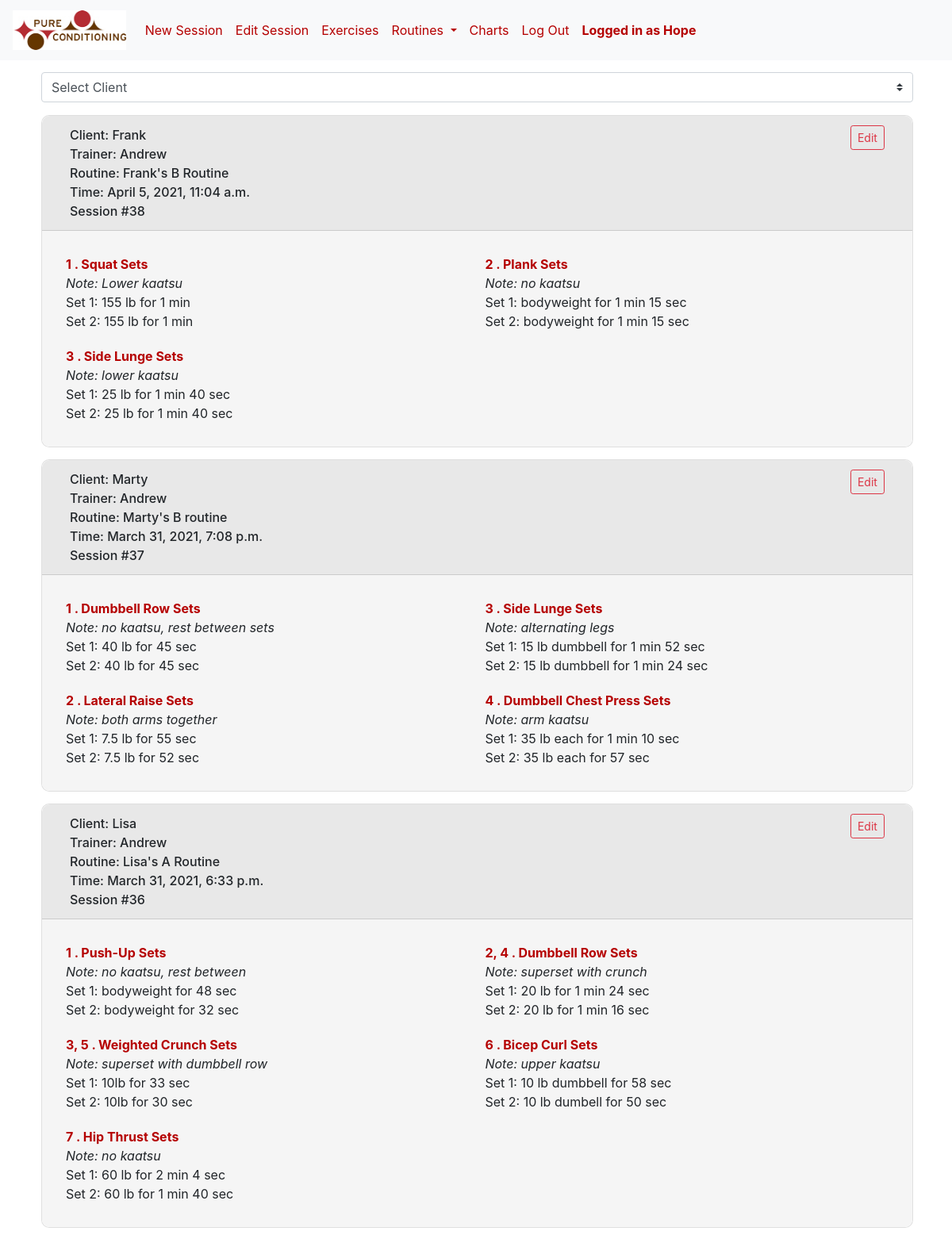
/charts (signed in, upper part), run on the app's committed database.
### train/models.py (models this page shows, shortened)
class User(AbstractUser):
    user_choices = [('CL', 'client'), ('TR', 'trainer'), ('AD', 'admin')]
    def __str__(self):
        return f"{self.first_name}"

class Session(models.Model):
    routine = models.ForeignKey("Routine", on_delete=models.PROTECT, related_name="sessions",
                                limit_choices_to={'archived': 'False'})
    timestamp = models.DateTimeField(auto_now_add=True)
    trainer = models.ForeignKey("User", on_delete=models.SET_NULL, null=True,
                                limit_choices_to={'is_staff': 'True', 'is_superuser': 'False'})

class Routine(models.Model):
    name = models.CharField(max_length=20, verbose_name='Routine Name')
    startdate = models.DateField(auto_now_add=True)
    client = models.ForeignKey("User", on_delete=models.CASCADE, related_name="routines",
                              limit_choices_to={'is_staff': 'False'})
    exercises = models.ManyToManyField("Exercise", related_name="routines")
    archived = models.BooleanField(default=False)
    def __str__(self):
        return f"{self.client.first_name}'s {self.name}"

class Setgroup(models.Model):
    exercise = models.ForeignKey("Exercise", on_delete=models.PROTECT, related_name="setgroups")
    session = models.ForeignKey("Session", on_delete=models.CASCADE, related_name="setgroups")
    note = models.CharField(max_length=50, blank=True, null=True)
    order = models.CharField(max_length=10, blank=True, null=True)
    def __str__(self):
        return f"{self.exercise.name} Sets"

class Exercise(models.Model):
    body_choices = [
        ('LE', 'Legs'),
        ('AR', 'Arms'),
        ('BA', 'Back'),
        ('CH', 'Chest'),
        ('SH', 'Shoulders'),
        ('CO', 'Core'),
        ('OT', 'Other')
    ]
    name = models.CharField(max_length=40, unique=True)
    body_part = models.CharField(max_length=2, choices=body_choices)

class Set(models.Model):
    num_choices = [
        (1, "1"),
        (2, "2"),
        (3, "3"),
        (4, "4"),
        (5, "5")
    ]
    setgroup = models.ForeignKey("Setgroup", on_delete=models.CASCADE, related_name="sets")
    setnum = models.IntegerField(choices=num_choices, verbose_name='Set')
    weight = models.CharField(max_length=20)
    time = models.CharField(max_length=15)

### train/views.py (the view, shortened to what this page needs)
# urls.py: path("charts", views.charts, name="charts"),
@staff_member_required(login_url="/login")
def charts(request, pnum=1):
    users = User.objects.filter(is_staff=False)
    if 'pnum' in request.GET:
        pnum = int(request.GET['pnum'])
    sessions = Session.objects.all().order_by('-pk')
    data = pagehelper(sessions, pnum)
    return render(request, "train/charts.html", {
            'users': users,
            'data': data
        })

### train/views.py (called while the page is built)
def pagehelper(queryset, pnum):
    paginator = Paginator(queryset, 5)
    sessions = paginator.get_page(pnum) # this particular list of 10 posts
    return {
        "sessions": sessions,
        "pnum": pnum,
        "prev_page": pnum - 1,
        "next_page": pnum + 1,
        "has_next": sessions.has_next()
    }

### train/templates/train/charts.html (shortened to what this page needs)
{% extends "train/layout.html" %}
{% load static %}
{% block body %}
    <div class="container">
        <div class="container select-box">
            <form url="{% url 'charts' %}" id="select-form">
                <div class="form-group row">
                    <select class="custom-select" id="client-select" name="client">
                        <option selected="true" disabled>Select Client</option>
                    </select>
                </div>
            </form>
        </div>
    {% include "train/charttemplate.html" %}
    </div>
{% endblock %}

### train/templates/train/layout.html (shortened to what this page needs)
{% load static %}
<!DOCTYPE html>
<html lang="en">
    <head>
        <link rel="stylesheet" href="https://stackpath.bootstrapcdn.com/bootstrap/4.4.1/css/bootstrap.min.css">
        <link rel="stylesheet" href="{% static 'train/styles.css' %}">
    </head>
    <body>
        <nav class="navbar navbar-expand-lg navbar-light bg-light">
            <a class="navbar-brand" href="{% url 'index' %}">
                <img src="{% static 'train/logo.jpg' %}" height="50"></a>
            <div class="collapse navbar-collapse" id="navbarSupportedContent">
                <ul class="navbar-nav">
                    {% if user.is_authenticated %}
                        {% if user.is_staff %}
                            <li class="nav-item">
                                <a class="nav-link" href="{% url 'newsession' %}">New Session</a>
                            </li>
                            <li class="nav-item">
                                <a class="nav-link" href="{% url 'editsession' %}">Edit Session</a>
                            </li>
                            <li class="nav-item">
                                <a class="nav-link" href="{% url 'exerciseview' %}">Exercises</a>
                            </li>
                            <li class="nav-item dropdown">
                                <a class="nav-link dropdown-toggle" href="#" id="navbarDropdownMenuLink" data-toggle="dropdown"
                                    aria-haspopup="true" aria-expanded="false">Routines </a>
                            </li>
                            <li class="nav-item">
                                <a class="nav-link" href="{% url 'charts' %}">Charts</a>
                            </li>
                        {% endif %}
                        <li class="nav-item">
                            <a class="nav-link" href="{% url 'logout' %}">Log Out</a>
                        </li>
                        <li class="nav-item">
                            <b><a class="nav-link disabled">Logged in as {{request.user}}</a></b>
                        </li>
                    {% endif %}
                </ul>
            </div>
        </nav>
        {% block body %}
        {% endblock %}
    </body>
</html>

### train/templates/train/charttemplate.html (shortened to what this page needs)
{% load static %}
{% for session in data.sessions %}
    <div class="card container session-card">
        <div class="row card-header">
            <div class="col">
                Client: {{ session.routine.client }} <br>
                Trainer: {{ session.trainer }} <br>
                Routine: {{ session.routine }} <br>
                Time: {{ session.timestamp }} <br>
                Session #{{ session.pk }}
            </div>
            <div class="col">
                {% if user.is_staff %}
                    <form action="{% url 'editsession' %}" method="get">
                        <input type="submit" class="float-right btn btn-sm btn-outline-danger" value="Edit">
                    </form>
                {% endif %}
            </div>
        </div>
        <div class="row card-body">
            {% for group in session.setgroups.all %}
                <div class="col-6 exercise-div">
                    <span class="group-title">
                        {% if group.order %}
                            {{ group.order }} .
                        {% endif %}
                        {{ group }}
                    </span><br>
                    {% if group.note %}
                        <i>Note: {{ group.note }}</i>
                    {% endif %}
                    {% for set in group.sets.all %}
                        <div>
                            Set {{ set.setnum }}: {{ set.weight }} for {{ set.time }}
                        </div>
                    {% endfor %}
                </div>
            {% endfor %}
        </div>
    </div>
{% endfor %}

### train/static/train/styles.css (style rules this page uses)
body, html { height: 95%; }
.nav-link { color: #B50000 !important; }
.group-title { color: #B50000; font-weight: bold; }
.exercise-div { padding: 10px; }
.session-card { width: 99%; margin: 15px 7px 15px; border-radius: 10px; }
.card-header { background-color: #E8E8E8; border-top-left-radius: 10px !important; border-top-right-radius: 10px !important; font-weight: 500; }
.card-body { background-color: #F5F5F5; border-bottom-left-radius: 10px; border-bottom-right-radius: 10px; }
.select-box { width: 99%; margin: 15px 7px 15px; }

### data on the page
User: user "Hope"
Session: routine.client "Frank", trainer "Andrew", routine "Frank's B Routine", timestamp "April 5, 2021, 11:04 a.m.", pk "38"
Setgroup: order "1", exercise.name "Squat Sets", note "Lower kaatsu"
Set: setnum "1", weight "155 lb", time "1 min"
Set: setnum "2", weight "155 lb", time "1 min"
Setgroup: order "2", exercise.name "Plank Sets", note "no kaatsu"
Set: setnum "1", weight "bodyweight", time "1 min 15 sec"
Set: setnum "2", weight "bodyweight", time "1 min 15 sec"
Setgroup: order "3", exercise.name "Side Lunge Sets", note "lower kaatsu"
Set: setnum "1", weight "25 lb", time "1 min 40 sec"
Set: setnum "2", weight "25 lb", time "1 min 40 sec"
Session: routine.client "Marty", trainer "Andrew", routine "Marty's B routine", timestamp "March 31, 2021, 7:08 p.m.", pk "37"
Setgroup: order "1", exercise.name "Dumbbell Row Sets", note "no kaatsu, rest between sets"
Set: setnum "1", weight "40 lb", time "45 sec"
Set: setnum "2", weight "40 lb", time "45 sec"
Setgroup: order "3", exercise.name "Side Lunge Sets", note "alternating legs"
Set: setnum "1", weight "15 lb dumbbell", time "1 min 52 sec"
Set: setnum "2", weight "15 lb dumbbell", time "1 min 24 sec"
Setgroup: order "2", exercise.name "Lateral Raise Sets", note "both arms together"
Set: setnum "1", weight "7.5 lb", time "55 sec"
Set: setnum "2", weight "7.5 lb", time "52 sec"
Setgroup: order "4", exercise.name "Dumbbell Chest Press Sets", note "arm kaatsu"
Set: setnum "1", weight "35 lb each", time "1 min 10 sec"
Set: setnum "2", weight "35 lb each", time "57 sec"
Session: routine.client "Lisa", trainer "Andrew", routine "Lisa's A Routine", timestamp "March 31, 2021, 6:33 p.m.", pk "36"
Setgroup: order "1", exercise.name "Push-Up Sets", note "no kaatsu, rest between"
Set: setnum "1", weight "bodyweight", time "48 sec"
Set: setnum "2", weight "bodyweight", time "32 sec"
Setgroup: order "2, 4", exercise.name "Dumbbell Row Sets", note "superset with crunch"
Set: setnum "1", weight "20 lb", time "1 min 24 sec"
Set: setnum "2", weight "20 lb", time "1 min 16 sec"
Setgroup: order "3, 5", exercise.name "Weighted Crunch Sets", note "superset with dumbbell row"
Set: setnum "1", weight "10lb", time "33 sec"
Set: setnum "2", weight "10lb", time "30 sec"
Setgroup: order "6", exercise.name "Bicep Curl Sets", note "upper kaatsu"
Set: setnum "1", weight "10 lb dumbbell", time "58 sec"
Set: setnum "2", weight "10 lb dumbell", time "50 sec"
Setgroup: order "7", exercise.name "Hip Thrust Sets", note "no kaatsu"
Set: setnum "1", weight "60 lb", time "2 min 4 sec"
Set: setnum "2", weight "60 lb", time "1 min 40 sec"
